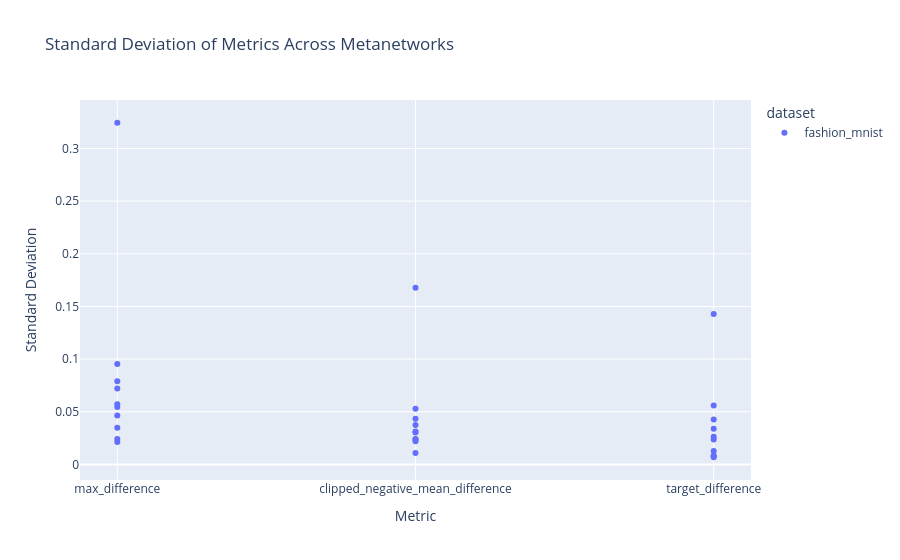
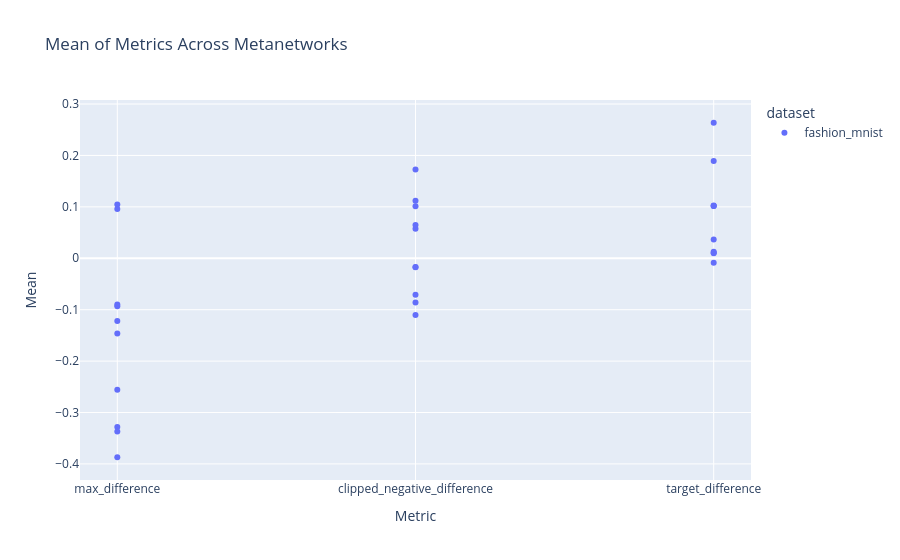

The code cell stored with these charts, in order, in its notebook:
### Code cell
import plotly.express as px

# drop all rows with dataset mnist or cifar10
master_df = master_df[master_df['dataset'] != 'mnist']
master_df = master_df[master_df['dataset'] != 'cifar10']

# only use rows with top 10% average initial accuracy
master_df['avg_initial_accuracy'] = master_df['original_accuracy'].apply(lambda x: np.mean(ast.literal_eval(x)))
master_df = master_df[master_df['avg_initial_accuracy'] >= master_df['avg_initial_accuracy'].quantile(0.9)]

# Group by model_idx, dataset, target_class and calculate mean and std over metanetwork_idx
grouped_stats = master_df.groupby(['model_idx', 'dataset', 'target_class']).agg({
    'max_difference': ['mean', 'std'],
    'clipped_negative_mean_difference': ['mean', 'std'],
    'target_difference': ['mean', 'std']
}).reset_index()

# Flatten column names
grouped_stats.columns = ['_'.join(col).strip('_') for col in grouped_stats.columns]
display(grouped_stats)

# Melt the dataframe to get std columns in long format for plotting
std_cols = ['max_difference_std', 'clipped_negative_mean_difference_std', 'target_difference_std']
melted_std = grouped_stats.melt(
    id_vars=['model_idx', 'dataset', 'target_class'],
    value_vars=std_cols,
    var_name='metric',
    value_name='std_value'
)

## STDs
# Clean up metric names for display
melted_std['metric'] = melted_std['metric'].str.replace('_std', '')

# Create boxplot
fig = px.scatter(melted_std, x='metric', y='std_value', color='dataset', 
             title='Standard Deviation of Metrics Across Metanetworks',
             labels={'std_value': 'Standard Deviation', 'metric': 'Metric'})
fig.show()

## means
# Melt the dataframe to get mean columns in long format for plotting
mean_cols = ['max_difference_mean', 'clipped_negative_mean_difference_mean', 'target_difference_mean']
melted_mean = grouped_stats.melt(
    id_vars=['model_idx', 'dataset', 'target_class'],
    value_vars=mean_cols,
    var_name='metric',
    value_name='mean_value'
)

# Clean up metric names for display
melted_mean['metric'] = melted_mean['metric'].str.replace('_mean', '')

# Create boxplot
fig = px.scatter(melted_mean, x='metric', y='mean_value', color='dataset', 
             title='Mean of Metrics Across Metanetworks',
             labels={'mean_value': 'Mean', 'metric': 'Metric'})
fig.show()

## Detailed boxplots per metanetwork
# Plot max_difference per metanetwork (5 metanetworks x 3 datasets = 15 boxplots)
# fig = px.scatter(master_df[master_df['model_idx'] == 3][master_df['target_class'] == 1], x='metanetwork_idx', y='max_difference', color='model_idx',
#              title='Max Difference per Metanetwork',
#              labels={'max_difference': 'Max Difference', 'metanetwork_idx': 'Metanetwork Index'},
#              hover_data=['target_class'])
# fig.update_yaxes(range=[-1, 1])
# fig.show()

# # Plot clipped_negative_mean_difference per metanetwork
# fig = px.scatter(master_df[master_df['target_class'] == 1], x='metanetwork_idx', y='clipped_negative_mean_difference', color='dataset',
#              title='Clipped Negative Mean Difference per Metanetwork',
#              labels={'clipped_negative_mean_difference': 'Clipped Negative Mean Difference', 'metanetwork_idx': 'Metanetwork Index'},
#              hover_data=['target_class'],
#              animation_frame='model_idx')
# fig.update_yaxes(range=[-1, 1])
# fig.layout.updatemenus[0].buttons[0].args[1]['frame']['duration'] = 100
# fig.layout.updatemenus[0].buttons[0].args[1]['transition']['duration'] = 0
# fig.show()

# # Plot target_difference per metanetwork
# fig = px.scatter(master_df[master_df['model_idx'] == 3][master_df['target_class'] == 1], x='metanetwork_idx', y='target_difference', color='model_idx',
#              title='Target Difference per Metanetwork',
#              labels={'target_difference': 'Target Difference', 'metanetwork_idx': 'Metanetwork Index'},
#              hover_data=['target_class'])
# fig.update_yaxes(range=[-1, 1])
# fig.show()

# ## Quantify the difference in performance (expressed in the three metrics) of the five metanetworks
# # Calculate mean performance metrics per metanetwork and dataset
# metanetwork_performance = master_df.groupby(['metanetwork_idx', 'dataset']).agg({
#     'max_difference': 'std',
#     'clipped_negative_mean_difference': 'std',
#     'target_difference': 'std'
# }).reset_index()

# display(metanetwork_performance)

# # Calculate summary statistics across metanetworks per dataset
# print("\nPerformance variation across metanetworks per dataset:")
# performance_summary = metanetwork_performance.groupby('dataset').agg({
#     'max_difference': ['mean', 'std', 'min', 'max'],
#     'clipped_negative_mean_difference': ['mean', 'std', 'min', 'max'],
#     'target_difference': ['mean', 'std', 'min', 'max']
# })
# display(performance_summary)

# # ANOVA-style analysis: variance between metanetworks vs within
# print("\nCoefficient of Variation (std/|mean|) across metanetworks per dataset:")
# cv_stats = metanetwork_performance.groupby('dataset').apply(
#     lambda x: pd.Series({
#         'max_difference_cv': x['max_difference'].std() / abs(x['max_difference'].mean()) if x['max_difference'].mean() != 0 else 0,
#         'clipped_negative_mean_difference_cv': x['clipped_negative_mean_difference'].std() / abs(x['clipped_negative_mean_difference'].mean()) if x['clipped_negative_mean_difference'].mean() != 0 else 0,
#         'target_difference_cv': x['target_difference'].std() / abs(x['target_difference'].mean()) if x['target_difference'].mean() != 0 else 0
#     })
# )
# display(cv_stats)

### Figure 1 — Plotly figure (JSON) as saved in the notebook; plotly's stock layout.template omitted (floating-point values rounded to 4 significant figures)
{"data": [{"hovertemplate": "dataset=fashion_mnist<br>Metric=%{x}<br>Standard Deviation=%{y}<extra></extra>", "legendgroup": "fashion_mnist", "marker": {"color": "#636efa", "symbol": "circle"}, "mode": "markers", "name": "fashion_mnist", "orientation": "v", "showlegend": true, "type": "scatter", "x": ["max_difference", "max_difference", "max_difference", "max_difference", "max_difference", "max_difference", "max_difference", "max_difference", "max_difference", "max_difference", "clipped_negative_mean_difference", "clipped_negative_mean_difference", "clipped_negative_mean_difference", "clipped_negative_mean_difference", "clipped_negative_mean_difference", "clipped_negative_mean_difference", "clipped_negative_mean_difference", "clipped_negative_mean_difference", "clipped_negative_mean_difference", "clipped_negative_mean_difference", "target_difference", "target_difference", "target_difference", "target_difference", "target_difference", "target_difference", "target_difference", "target_difference", "target_difference", "target_difference"], "xaxis": "x", "y": [0.3244, 0.04648, 0.09549, 0.05465, 0.0214, 0.07206, 0.02428, 0.05713, 0.03478, 0.07896, 0.1678, 0.04331, 0.05289, 0.01077, 0.03041, 0.03752, 0.02371, 0.02207, 0.03136, 0.02424, 0.1427, 0.006834, 0.0559, 0.007855, 0.03387, 0.04259, 0.02361, 0.0262, 0.01278, 0.008438], "yaxis": "y"}], "layout": {"legend": {"title": {"text": "dataset"}, "tracegroupgap": 0}, "title": {"text": "Standard Deviation of Metrics Across Metanetworks"}, "xaxis": {"anchor": "y", "domain": [0, 1], "title": {"text": "Metric"}}, "yaxis": {"anchor": "x", "domain": [0, 1], "title": {"text": "Standard Deviation"}}}}

### Figure 2 — Plotly figure (JSON) as saved in the notebook; plotly's stock layout.template omitted (floating-point values rounded to 4 significant figures)
{"data": [{"hovertemplate": "dataset=fashion_mnist<br>Metric=%{x}<br>Mean=%{y}<extra></extra>", "legendgroup": "fashion_mnist", "marker": {"color": "#636efa", "symbol": "circle"}, "mode": "markers", "name": "fashion_mnist", "orientation": "v", "showlegend": true, "type": "scatter", "x": ["max_difference", "max_difference", "max_difference", "max_difference", "max_difference", "max_difference", "max_difference", "max_difference", "max_difference", "max_difference", "clipped_negative_difference", "clipped_negative_difference", "clipped_negative_difference", "clipped_negative_difference", "clipped_negative_difference", "clipped_negative_difference", "clipped_negative_difference", "clipped_negative_difference", "clipped_negative_difference", "clipped_negative_difference", "target_difference", "target_difference", "target_difference", "target_difference", "target_difference", "target_difference", "target_difference", "target_difference", "target_difference", "target_difference"], "xaxis": "x", "y": [-0.2558, -0.387, -0.0932, -0.1222, 0.1044, -0.1462, 0.096, -0.0898, -0.328, -0.3368, 0.1117, -0.1105, 0.05727, -0.01764, 0.1727, -0.0172, 0.1013, 0.06489, -0.07076, -0.086, 0.2636, 0.0108, 0.1018, 0.0128, 0.1894, 0.0096, 0.1026, 0.1016, 0.0366, -0.0088], "yaxis": "y"}], "layout": {"legend": {"title": {"text": "dataset"}, "tracegroupgap": 0}, "title": {"text": "Mean of Metrics Across Metanetworks"}, "xaxis": {"anchor": "y", "domain": [0, 1], "title": {"text": "Metric"}}, "yaxis": {"anchor": "x", "domain": [0, 1], "title": {"text": "Mean"}}}}
